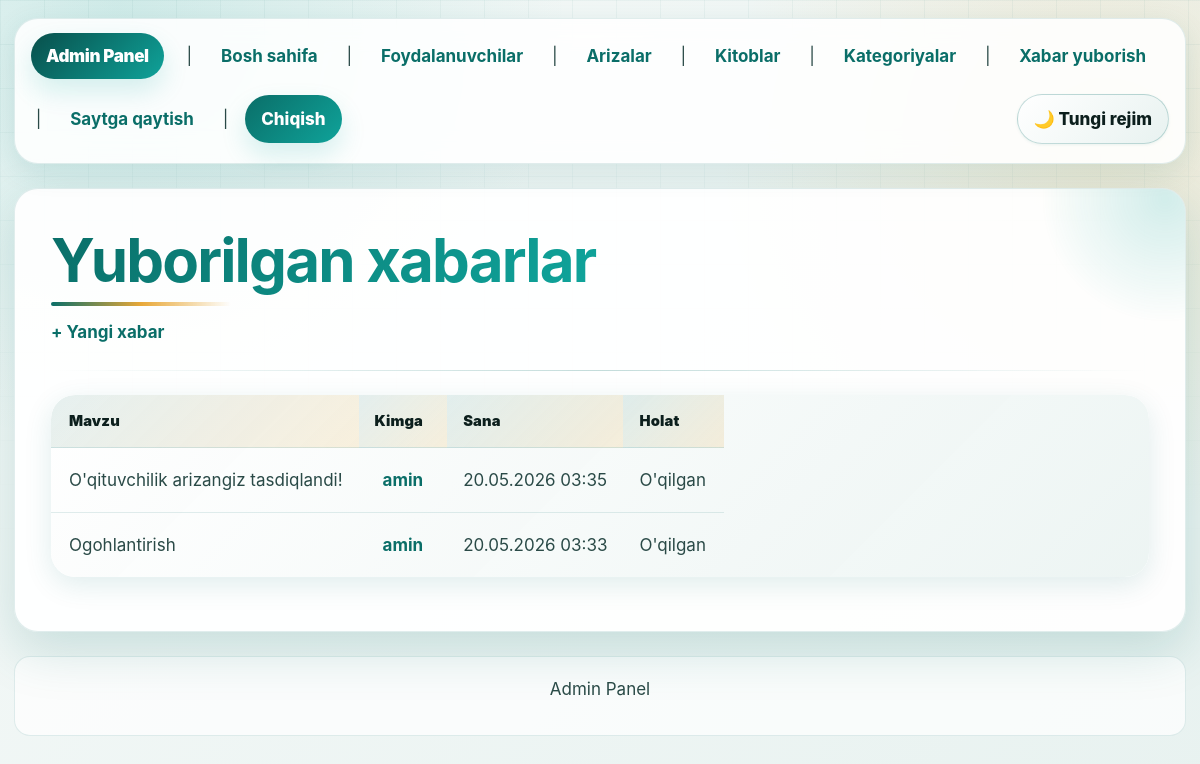
Page /dashboard/messages/ (signed in) on the earlier database version.
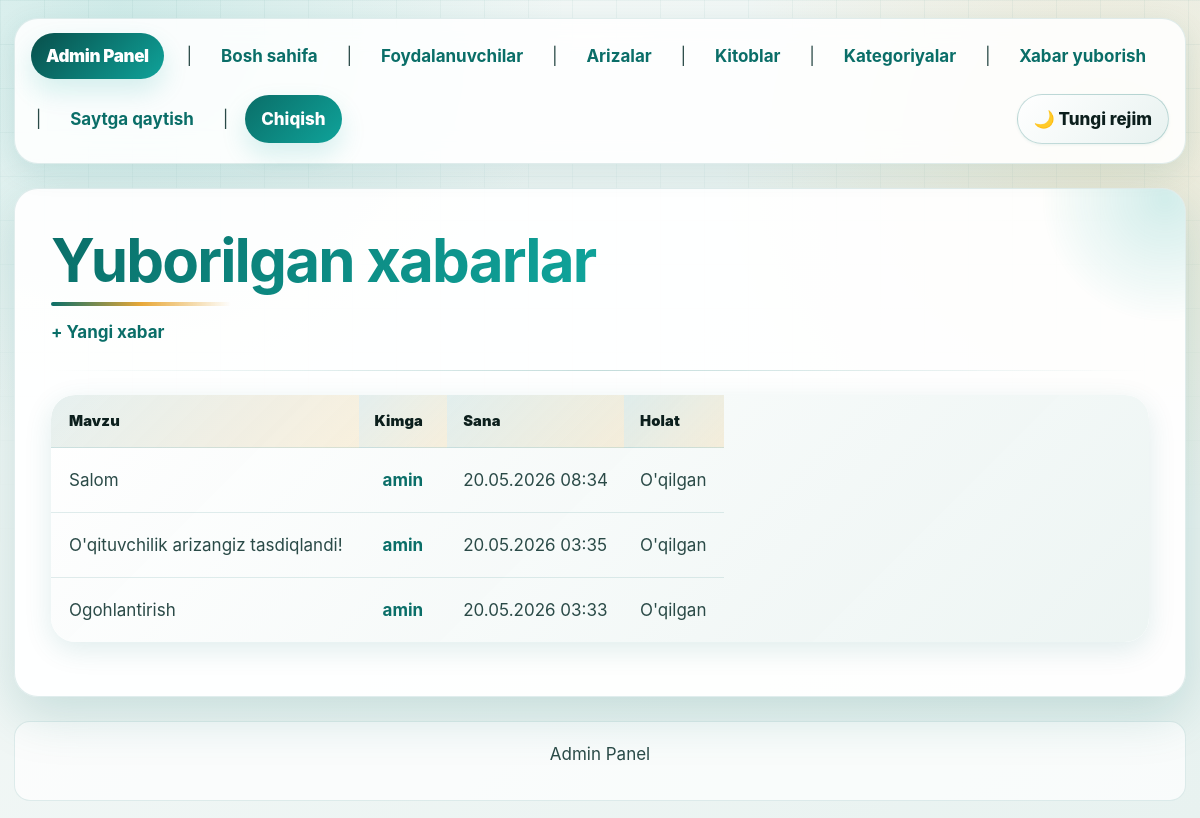
Same page on the later database version.
### main/models.py (models this page shows, shortened)
class AdminMessage(models.Model):
    sender = models.ForeignKey(
        User,
        on_delete=models.CASCADE,
        related_name='sent_messages',
        verbose_name="Jo'natuvchi (admin)",
    )
    recipient = models.ForeignKey(
        User,
        on_delete=models.CASCADE,
        related_name='received_messages',
        verbose_name="Qabul qiluvchi",
    )
    subject = models.CharField(
        max_length=255,
        verbose_name="Mavzu",
    )
    body = models.TextField(
        verbose_name="Xabar matni",
    )
    is_read = models.BooleanField(
        default=False,
        verbose_name="O'qilganmi?",
    )
    read_at = models.DateTimeField(
        null=True,
        blank=True,
        verbose_name="O'qilgan vaqt",
    )
    created_at = models.DateTimeField(auto_now_add=True)
    class Meta:
        verbose_name = "Admin xabari"
        verbose_name_plural = "Admin xabarlari"
        ordering = ['-created_at']

class User(AbstractUser):
    class Role(models.TextChoices):
        STUDENT = 'student', 'Talaba'
        TEACHER = 'teacher', "O'qituvchi"
        ADMIN   = 'admin',   'Admin'
    role = models.CharField(
        max_length=10,
        choices=Role.choices,
        default=Role.STUDENT,
        verbose_name="Rol",
    )
    avatar = models.ImageField(
        upload_to='avatars/',
        null=True,
        blank=True,
        verbose_name="Profil rasmi",
    )
    bio = models.TextField(
        blank=True,
        verbose_name="Biografiya",
    )
    phone = models.CharField(
        max_length=20,
        blank=True,
        verbose_name="Telefon raqami",
    )
    created_at = models.DateTimeField(auto_now_add=True)
    updated_at = models.DateTimeField(auto_now=True)
    groups = models.ManyToManyField(
        'auth.Group',
        related_name='custom_user_set',
        blank=True,
        verbose_name='groups',
    )
    user_permissions = models.ManyToManyField(
        'auth.Permission',
        related_name='custom_user_set',
        blank=True,
        verbose_name='user permissions',
    )
    class Meta:
        verbose_name = "Foydalanuvchi"
        verbose_name_plural = "Foydalanuvchilar"

### main/views.py (the view)
# urls.py: path('dashboard/messages/', views.AdminMessageListView.as_view(), name='admin-message-list'),
class AdminMessageListView(AdminRequiredMixin, View):
    template_name = 'admin_panel/message_list.html'
    def get(self, request):
        msgs = AdminMessage.objects.filter(sender=request.user).order_by('-created_at')
        return render(request, self.template_name, {'messages_list': msgs})

### main/views.py (called while the page is built)
    def dispatch(self, request, *args, **kwargs):
        if not request.user.is_authenticated:
            return self.handle_no_permission()
        if request.user.role != User.Role.ADMIN:
            return HttpResponseForbidden("Bu sahifa faqat adminlar uchun.")
        return super().dispatch(request, *args, **kwargs)

### main/templates/admin_panel/message_list.html (shortened to what this page needs)
{% extends 'admin_panel/base_admin.html' %}
{% block content %}
<h1>Yuborilgan xabarlar</h1>
<p><a href="{% url 'main:admin-send-message' %}">+ Yangi xabar</a></p>
<hr>
{% if messages_list %}
    <table border="1" cellpadding="5">
        <thead>
            <tr>
                <th>Mavzu</th>
                <th>Kimga</th>
                <th>Sana</th>
                <th>Holat</th>
            </tr>
        </thead>
        <tbody>
            {% for msg in messages_list %}
                <tr>
                    <td>{{ msg.subject }}</td>
                    <td>
                        <a href="{% url 'main:admin-user-detail' msg.recipient.pk %}">
                            {{ msg.recipient.username }}
                        </a>
                    </td>
                    <td>{{ msg.created_at|date:"d.m.Y H:i" }}</td>
                    <td>{% if msg.is_read %}O'qilgan{% else %}O'qilmagan{% endif %}</td>
                </tr>
            {% endfor %}
        </tbody>
    </table>
{% else %}
    <p>Hozircha xabar yuborilmagan.</p>
{% endif %}
{% endblock %}

Differences in the rows shown:
added AdminMessage: subject "Salom", recipient.username "amin", created_at "20.05.2026 08:34", is_read "O'qilgan"
